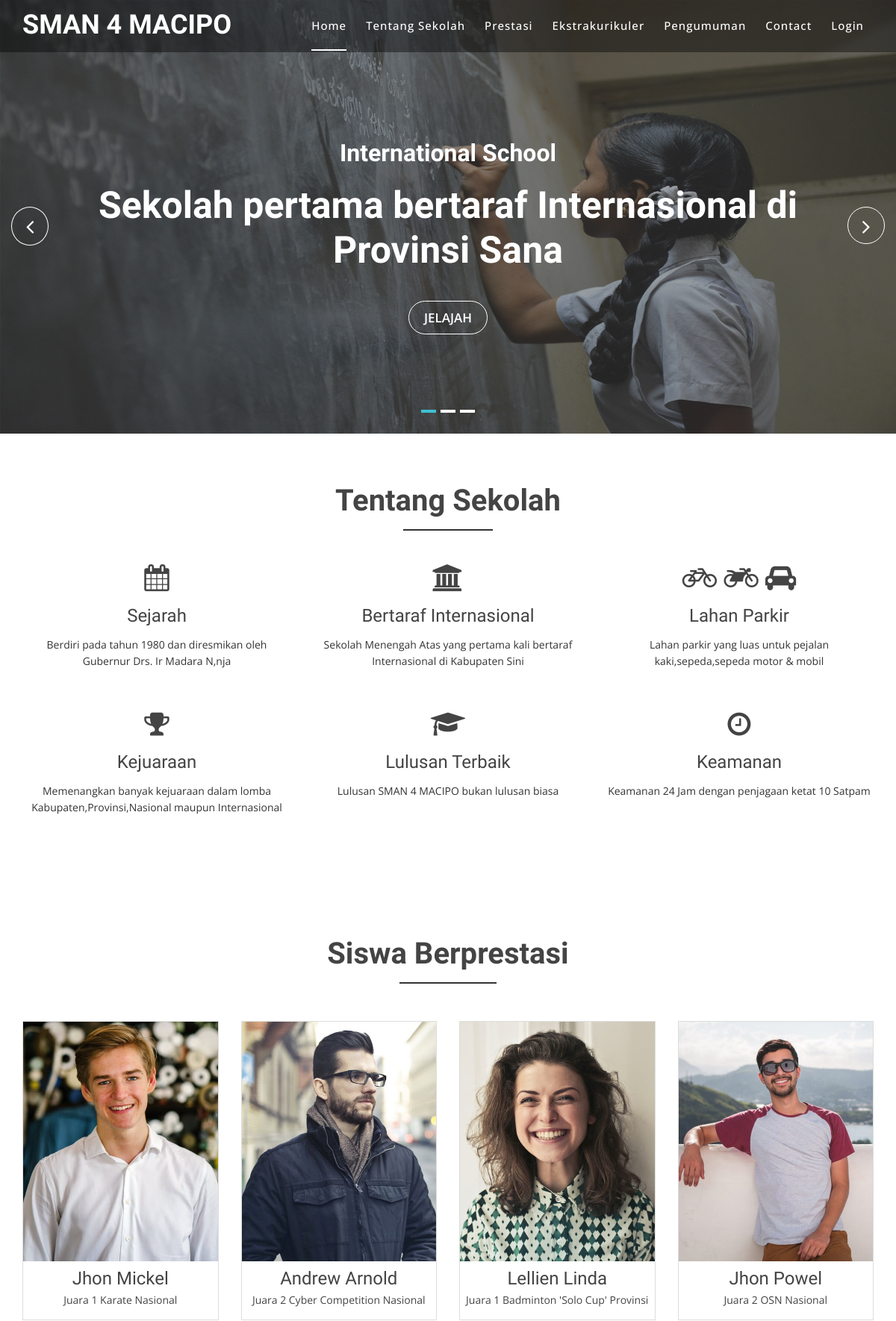
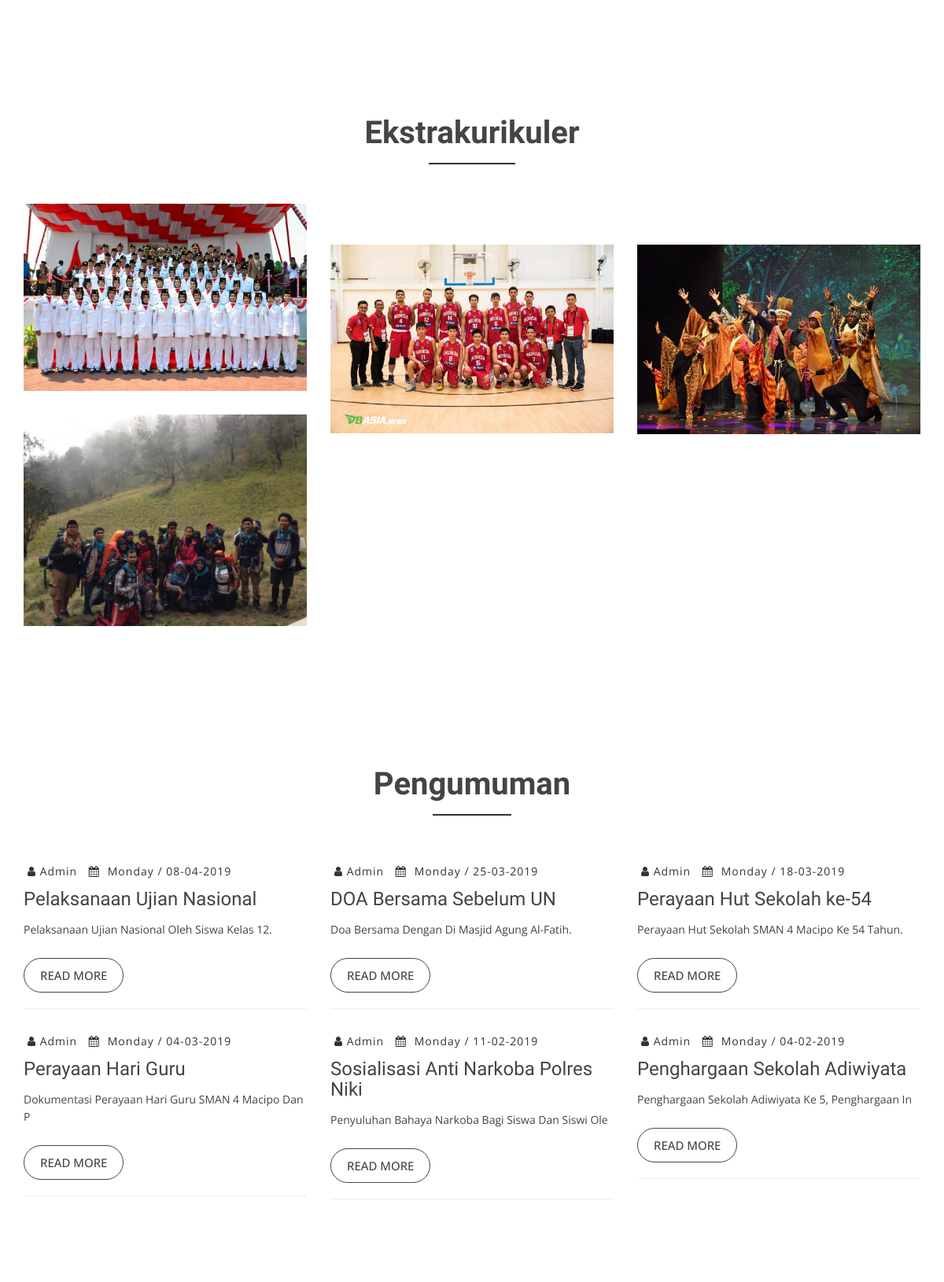
The page / (upper part) on the database its author committed (2 pictures, top to bottom).
### tables this page shows
CREATE TABLE `pengumuman` (
  `id` int(11) NOT NULL,
  `judul` varchar(50) NOT NULL,
  `tanggal` date NOT NULL,
  `keterangan` text NOT NULL
);

### application/controllers/Home.php (called while the page is built, shortened)
<?php
class Home extends CI_Controller
{
	private $_tblpengumuman	= "pengumuman";
	public function index()
	{
		$data['judul'] = 'SMAN 4 MACIPO';
		$this->db->order_by('tanggal', 'DESC');
		$this->db->limit(6);
		$data['pengumuman']	=	$this->db->get($this->_tblpengumuman)->result();
		$this->load->view('template_home/header', $data);
		$this->load->view('template_home/navbar');
		$this->load->view('template_home/index', $data);
		$this->load->view('template_home/footer');
	}
}

### index.php (called while the page is built, shortened)
<?php
require_once BASEPATH.'core/CodeIgniter.php';

### application/views/template_home/index.php (the view, shortened to what this page needs)
<div id="services" class="services-area area-padding">
    <div class="container">
        <div class="row">
            <div class="col-md-12 col-sm-12 col-xs-12">
                <div class="section-headline services-head text-center">
                    <h2>Tentang Sekolah</h2>
                </div>
            </div>
        </div>
        <div class="row text-center">
            <div class="services-contents">
                <div class="col-md-4 col-sm-4 col-xs-12">
                    <div class="about-move">
                        <div class="services-details">
                            <div class="single-services">
                                <a class="services-icon">
                                    <i class="fa fa-calendar"></i>
                                </a>
                                <h4>Sejarah</h4>
                                <p>
                                    Berdiri pada tahun 1980 dan diresmikan oleh Gubernur Drs. Ir Madara N,nja
                                </p>
                            </div>
                        </div>
                    </div>
                </div>
                <div class="col-md-4 col-sm-4 col-xs-12">
                    <div class="about-move">
                        <div class="services-details">
                            <div class="single-services">
                                <a class="services-icon">
                                    <i class="fa fa-university"></i>
                                </a>
                                <h4>Bertaraf Internasional</h4>
                                <p>
                                    Sekolah Menengah Atas yang pertama kali bertaraf Internasional di Kabupaten Sini
                                </p>
                            </div>
                        </div>
                    </div>
                </div>
                <div class="col-md-4 col-sm-4 col-xs-12">
                    <div class=" about-move">
                        <div class="services-details">
                            <div class="single-services">
                                <a class="services-icon">
                                    <i class="fa fa-bicycle"></i> <i class="fa fa-motorcycle"></i> <i class="fa fa-car"></i>
                                </a>
                                <h4>Lahan Parkir</h4>
                                <p>
                                    Lahan parkir yang luas untuk pejalan kaki,sepeda,sepeda motor & mobil
                                </p>
                            </div>
                        </div>
                    </div>
                </div>
                <div class="col-md-4 col-sm-4 col-xs-12">
                    <div class=" about-move">
                        <div class="services-details">
                            <div class="single-services">
                                <a class="services-icon">
                                    <i class="fa fa-trophy"></i>
                                </a>
                                <h4>Kejuaraan</h4>
                                <p>
                                    Memenangkan banyak kejuaraan dalam lomba Kabupaten,Provinsi,Nasional maupun Internasional
                                </p>
                            </div>
                        </div>
                    </div>
                </div>
                <div class="col-md-4 col-sm-4 col-xs-12">
                    <div class=" about-move">
                        <div class="services-details">
                            <div class="single-services">
                                <a class="services-icon">
                                    <i class="fa fa-graduation-cap"></i>
                                </a>
                                <h4>Lulusan Terbaik</h4>
                                <p>
                                    Lulusan SMAN 4 MACIPO bukan lulusan biasa
                                </p>
                            </div>
                        </div>
                    </div>
                </div>
                <div class="col-md-4 col-sm-4 col-xs-12">
                    <div class=" about-move">
                        <div class="services-details">
                            <div class="single-services">
                                <a class="services-icon">
                                    <i class="fa fa-clock-o"></i>
                                </a>
                                <h4>Keamanan</h4>
                                <p>
                                    Keamanan 24 Jam dengan penjagaan ketat 10 Satpam
                                </p>
                            </div>
                        </div>
                    </div>
                </div>
            </div>
        </div>
    </div>
</div>
<div id="team" class="our-team-area area-padding">
    <div class="container">
        <div class="row">
            <div class="col-md-12 col-sm-12 col-xs-12">
                <div class="section-headline text-center">
                    <h2>Siswa Berprestasi</h2>
                </div>
            </div>
        </div>
        <div class="row">
            <div class="team-top">
                <div class="col-md-3 col-sm-3 col-xs-12">
                    <div class="single-team-member">
                        <div class="team-img">
                            <a href="#">
                                <img src="<?= base_url('assets_home/') ?>img/team/1.jpg" alt="">
                            </a>
                        </div>
                        <div class="team-content text-center">
                            <h4>Jhon Mickel</h4>
                            <p>Juara 1 Karate Nasional</p>
                        </div>
                    </div>
                </div>
                <div class="col-md-3 col-sm-3 col-xs-12">
                    <div class="single-team-member">
                        <div class="team-img">
                            <a href="#">
                                <img src="<?= base_url('assets_home/') ?>img/team/2.jpg" alt="">
                            </a>
                        </div>
                        <div class="team-content text-center">
                            <h4>Andrew Arnold</h4>
                            <p>Juara 2 Cyber Competition Nasional</p>
                        </div>
                    </div>
                </div>
                <div class="col-md-3 col-sm-3 col-xs-12">
                    <div class="single-team-member">
                        <div class="team-img">
                            <a href="#">
                                <img src="<?= base_url('assets_home/') ?>img/team/3.jpg" alt="">
                            </a>
                        </div>
                        <div class="team-content text-center">
                            <h4>Lellien Linda</h4>
                            <p>Juara 1 Badminton 'Solo Cup' Provinsi</p>
                        </div>
                    </div>
                </div>
                <div class="col-md-3 col-sm-3 col-xs-12">
                    <div class="single-team-member">
                        <div class="team-img">
                            <a href="#">
                                <img src="<?= base_url('assets_home/') ?>img/team/4.jpg" alt="">
                            </a>
                        </div>
                        <div class="team-content text-center">
                            <h4>Jhon Powel</h4>
                            <p>Juara 2 OSN Nasional</p>
                        </div>
                    </div>
                </div>
            </div>
        </div>
    </div>
</div>
<div id="portfolio" class="portfolio-area area-padding fix">
    <div class="container">
        <div class="row">
            <div class="col-lg-12 col-md-12 col-sm-12 col-xs-12">
                <div class="section-headline text-center">
                    <h2>Ekstrakurikuler</h2>
                </div>
            </div>
        </div>
        <div class="row">
            <div class="awesome-project-content">
                <div class="col-md-4 col-sm-4 col-xs-12 design development">
                    <div class="single-awesome-project">
                        <div class="awesome-img">
                            <a href="#"><img src="<?= base_url('assets_home/') ?>img/portfolio/paskibra.jpg" alt="" /></a>
                        </div>
                    </div>
                </div>
                <div class="col-md-4 col-sm-4 col-xs-12 photo">
                    <div class="single-awesome-project">
                        <div class="awesome-img">
                            <a href="#"><img src="<?= base_url('assets_home/') ?>img/portfolio/pramuka.jpg" alt="" /></a>
                        </div>
                    </div>
                </div>
                <div class="col-md-4 col-sm-4 col-xs-12 design">
                    <div class="single-awesome-project">
                        <div class="awesome-img">
                            <a href="#"><img src="<?= base_url('assets_home/') ?>img/portfolio/futsal.jpg" alt="" /></a>
                        </div>
                    </div>
                </div>
                <div class="col-md-4 col-sm-4 col-xs-12 photo development">
                    <div class="single-awesome-project">
                        <div class="awesome-img">
                            <a href="#"><img src="<?= base_url('assets_home/') ?>img/portfolio/basket.jpg" alt="" /></a>
                        </div>
                    </div>
                </div>
                <div class="col-md-4 col-sm-4 col-xs-12 development">
                    <div class="single-awesome-project">
                        <div class="awesome-img">
                            <a href="#"><img src="<?= base_url('assets_home/') ?>img/portfolio/theater.jpg" alt="" /></a>
                        </div>
                    </div>
                </div>
                <div class="col-md-4 col-sm-4 col-xs-12 design photo">
                    <div class="single-awesome-project">
                        <div class="awesome-img">
                            <a href="#"><img src="<?= base_url('assets_home/') ?>img/portfolio/pecintaalam.jpg" alt="" /></a>
                        </div>
                    </div>
                </div>
            </div>
        </div>
    </div>
</div>
<div id="blog" class="blog-area">
    <div class="blog-inner area-padding">
        <div class="container ">
            <div class="row">
                <div class="col-md-12 col-sm-12 col-xs-12">
                    <div class="section-headline text-center">
                        <h2>Pengumuman</h2>
                    </div>
                </div>
            </div>
            <div class="row">
                <?php
                foreach ($pengumuman as $row) { ?>
                    <div class="col-md-4 col-sm-4 col-xs-12">
                        <div class="single-blog">
                            <div class="blog-meta">
                                <span class="comments-type">
                                    <i class="fa fa-user"></i>
                                    <a href="#">Admin</a>
                                </span>
                                <span class="date-type">
                                    <i class="fa fa-calendar"></i><?= date('l', strtotime($row->tanggal)); ?> / <?= date('d-m-Y', strtotime($row->tanggal));
                                                                                                                ?>
                                </span>
                            </div>
                            <div class="blog-text">
                                <h4>
                                    <a href="blog.html"><?= $row->judul; ?></a>
                                </h4>
                                <p>
                                    <?= ucwords(substr($row->keterangan, 0, 50)); ?>
                                </p>
                            </div>
                            <span>
                                <a href="<?= base_url('pengumuman'); ?>/<?= $row->id; ?>" class="ready-btn">Read more</a>
                                <hr>
                            </span>
                        </div>
                    </div>
                <?php
            }
            ?>
            </div>
        </div>
    </div>
</div>

### rows shown on the page
pengumuman: tanggal "Monday", tanggal "08-04-2019", judul "Pelaksanaan Ujian Nasional", keterangan "Pelaksanaan Ujian Nasional Oleh Siswa Kelas 12."
pengumuman: tanggal "Monday", tanggal "25-03-2019", judul "DOA Bersama Sebelum UN", keterangan "Doa Bersama Dengan Di Masjid Agung Al-Fatih."
pengumuman: tanggal "Monday", tanggal "18-03-2019", judul "Perayaan Hut Sekolah ke-54", keterangan "Perayaan Hut Sekolah SMAN 4 Macipo Ke 54 Tahun."
pengumuman: tanggal "Monday", tanggal "04-03-2019", judul "Perayaan Hari Guru", keterangan "Dokumentasi Perayaan Hari Guru SMAN 4 Macipo Dan P"
pengumuman: tanggal "Monday", tanggal "11-02-2019", judul "Sosialisasi Anti Narkoba Polres Niki", keterangan "Penyuluhan Bahaya Narkoba Bagi Siswa Dan Siswi Ole"
pengumuman: tanggal "Monday", tanggal "04-02-2019", judul "Penghargaan Sekolah Adiwiyata", keterangan "Penghargaan Sekolah Adiwiyata Ke 5, Penghargaan In"
